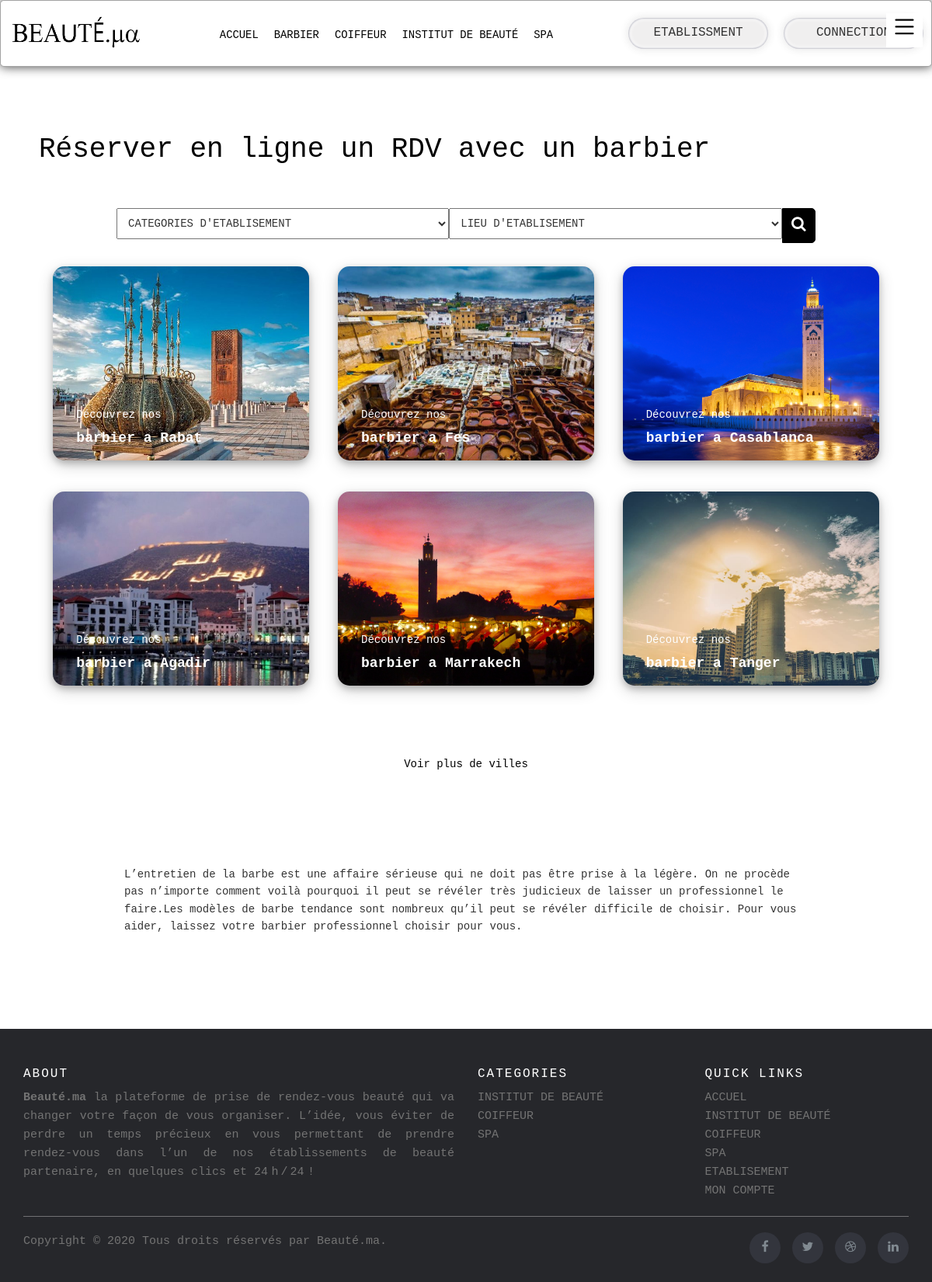
Page /index/etabl.php?cate=3 on the committed database.
### tables this page shows
CREATE TABLE `categories` (
  `categoryId` int(11) NOT NULL,
  `categoryName` varchar(100) NOT NULL,
  `categoryDesc` varchar(500) DEFAULT NULL,
  `categoryKey` varchar(500) DEFAULT NULL
);

### index/etabl.php (the view, shortened to what this page needs)
<!DOCTYPE html>
<html lang="en">
<head>
    <link rel="stylesheet" href="https://cdnjs.cloudflare.com/ajax/libs/font-awesome/4.7.0/css/font-awesome.min.css">
    <link rel="stylesheet" href="https://maxcdn.bootstrapcdn.com/bootstrap/3.3.7/css/bootstrap.min.css">
    <link rel="stylesheet" href="..\style\index.css">
    <link rel="stylesheet" href="..\style\etabl.css">
</head>
<body>
<?php
     require 'navbar.php';
     if(isset($_GET['cate'])){
         $id_cate=$_GET['cate'];
         $q="SELECT * FROM `categories` WHERE `categoryId` =$id_cate";
         $user = $db->query($q)->fetch(PDO::FETCH_ASSOC);
     }
     ?>
     <br><br><br>
    <div class="et" style="max-width:1100px;margin:auto">
        <div >
            <h1 style="color: black;">Réserver en ligne un RDV avec un <?php echo $user['categoryName'];?></h1><br><br>
            <form method="GET" action="et.php" style="max-width:900px;margin:auto">
          <div class="form" >
          <div class="input-container" >
              <select name="cate"  class="input-field" id="cont1" type="text" placeholder="Nom du salon, prestations (coupe...)" name="salon">
                  <option value="">CATEGORIES D'ETABLISEMENT</option>
               </select>
          </div>
          <div class="input-container" >
            <select class="input-field" id="cont2" type="text" name="ville">
                       <option value="Casablanca">LIEU D'ETABLISEMENT	</option>
               </select>
          </div>
          <button type="submit" class="searchButton">
            <i class="fa fa-search"></i>
         </button>
        </div>
        </form>
        </div>
        <div class="ville">
             <div class="ville_1" style="background-image: url(../photo/rabat.jpg);">
                <a href=<?php echo'"et.php?cate='.$id_cate.'&ville=rabat"' ?>> <div id="txt">
                     <p>Découvrez nos</p>
                     <h4> <b> <?php echo $user['categoryName'];?> a Rabat</b></h4>
                     <br>
                 </div></a>
             </div>
            <div class="ville_1" style="background-image: url(../photo/fes.jpg);">
                <a href=<?php echo'"et.php?cate='.$id_cate.'&ville=fes"' ?>><div id="txt">
                    <p>Découvrez nos</p>
                    <h4> <b><?php echo $user['categoryName'];?> a Fes</b></h4>
                </div></a>
            </div> <div class="ville_1" style="background-image: url(../photo/casa.jpg);">
            <a href=<?php echo'"et.php?cate='.$id_cate.'&ville=Casablanca"' ?>><div id="txt">
                <p>Découvrez nos</p>
                <h4> <b><?php echo $user['categoryName'];?> a Casablanca</b></h4>
            </div></a>
            </div> <div class="ville_1" style="background-image: url(../photo/agadir.jpg);">
            <a href=<?php echo'"et.php?cate='.$id_cate.'&ville=Agadir"' ?>><div id="txt">
            <p>Découvrez nos</p>
            <h4> <b><?php echo $user['categoryName'];?> a Agadir</b></h4>
            </div></a>
            </div> <div class="ville_1" style="background-image: url(../photo/kech.jpg);">
             <a href=<?php echo'"et.php?cate='.$id_cate.'&ville=Marrakech"' ?>><div id="txt">
             <p>Découvrez nos</p>
              <h4> <b><?php echo $user['categoryName'];?> a Marrakech</b></h4>
              </div></a>
             </div> <div class="ville_1" style="background-image: url(../photo/tanger.jpg);">
              <a href=<?php echo'"et.php?cate='.$id_cate.'&ville=Tanger"' ?>><div id="txt">
        <p>Découvrez nos</p>
        <h4> <b><?php echo $user['categoryName'];?> a Tanger</b></h4>
    </div></a>
           </div>
       </div>
 <div class="espace"></div>
 <p style="text-align: center;"><a href="#" >Voir plus de villes</a></p>
 <p class="p_et"><?php echo $user['categoryDesc'];?></p>
    </div>
    <?php
    require 'footer.php';
    ?>
</body>
</html>
<head>
</head>

### index/navbar.php (shortened to what this page needs)
<header class="header">
    <h1 class="logo"><a href="#"><img src="../photo/logo.png" alt=""></a></h1>
    <ul class="main-nav" id="ul">
      <li><a href="index.php">ACCUEL</a></li>
      <?php
      $db=Database::connect();
      $stmt = $db->query("SELECT * FROM `categories` ORDER BY `categories`.`categoryName`");
      while ($row = $stmt->fetch()) {
      echo '<a href="etabl.php?cate='.$row['categoryId'].'">'.$row['categoryName'].'</a></li>';
      }
      $existe='';
      ?>
  </ul>
  <ul class="ul-1" id="ul1">
      <li>
          <div class="input">
            <?php
             if($_SESSION['ID'] != NULL){
               if($existe !=''){
                 $link="admin.php";
               }
               else if($existe==''){
                 $link="etablessment.php";
               }
             }
             else $link="login.php";
             ?>
                <form action=<?php echo$link; ?>>
                  <input type="submit" value="ETABLISSMENT">
               </form>
          </div>
      </li>
      <li>
        <div>
          <?php
          if($_SESSION['ID'] != NULL){
            $value="Deconnecte";
            echo'<form method="POST"  >';
            echo'<input type="submit" name='.$value.' value='.$value.'>';
            echo'</form>';
          }
          else{
            $value="Connection";
            echo'<form action="login.php">
            <input type="submit" value="'.$value.'">
            </form>';
          }
          ?>
        </div>
    </li>
  </ul>
  <button class="plus-menu" id="btn1" value="btn1" onclick="menu(this.value)" style="display: block;">
          <div >
        </div>
      </button>
</header>

### style/index.css (style rules this page uses)
* { box-sizing: border-box; }
body { font-family: "Courier New", Courier, monospace ; line-height: 1.6; margin: 0; min-height: 100vh; }
ul { margin: 0; padding: 0; list-style: none; }
.logo { margin: 0; }
.logo img { height: 50px; width: 175px; margin: 0; padding: 0; }
a { text-decoration: none; color: black; }
.main-nav { margin-top: 5px; }
.logo a, .main-nav a { padding: 0px 10px; text-transform: uppercase; text-align: center; display: block; }
.main-nav a { color:black; font-size: .99em; }
.header { padding-top: .5em; padding-bottom: .5em; border: 1px solid #a2a2a2; background-color: #ffffff; box-shadow: 0px 0px 14px 0px rgba(0,0,0,0.75); border-radius: 5px; }
.ul-1 { display: flex; flex-wrap: wrap; justify-content: center; }
.ul-1 li { padding: 15px 10px; text-align: center; }
.ul-1 li input { border: none; margin: auto; width: 180px; height: 40px; background: #f0efef; box-shadow: 0px 0px 10px 2px rgba(59,59,59,0.1), inset 0 0px 0px 0 rgba(0,0,0,0), inset 0 0px 0 0 rgba(255,255,255,0), inset 0 0px 0px 0 rgba(0,0,0,0), inset 0 0px 0px 0 rgba(0,0,0,0), inset 0 0px 2px 1px #C2C2CB, inset 0 0px 5px 2px #FFFFFF; border-radius: 100px; font-size: 16px; font-family: "Courier New", Courier, monospace ; text-transform: uppercase; }
.ul-1 li div { border-radius: 100px; }
.plus-menu { color: black; position: absolute; top: 17px; right: 12px; border: none; background-color: white; }
@media (min-width: 769px) { .header, .main-nav { display: flex; } }
@media (min-width: 769px) { .header { flex-direction: column; align-items: center; } }
@media (min-width: 1025px) { .header { flex-direction: row; justify-content: space-between; } }
@media (min-width: 1025px) { .plus-menu { display: none; } }
@media (min-width: 1025px) { #ul { display: flex; } }
@media (min-width: 1025px) { #ul1 { display: flex; } }
.input-container { display: -ms-flexbox; display: flex; width: 50%; margin-bottom: 15px; }
.searchButton { width: 45px; height: 45px; border: 1px solid black; background: black; text-align: center; color: #fff; border-radius: 0 5px 5px 0; cursor: pointer; font-size: 20px; }
.form { display: flex; flex-direction: row; }
.input-field { width: 100%; padding: 10px; outline: none; }
.espace { height: 70px; width: 100%; background-color: white; }

### style/etabl.css (style rules this page uses)
.ville { width: 100%; height: auto; display: flex; flex-wrap: wrap; justify-content: space-between; align-content: space-between; }
.ville_1 { width: 30%; height: 250px; background-color: blanchedalmond; border-radius: 15px; margin: 20px auto; box-shadow: 0 4px 8px 0 rgba(0, 0, 0, 0.2), 0 6px 20px 0 rgba(0, 0, 0, 0.19); background-size: cover; }
#txt { position: relative; left: 20px; top: 180px; padding: 0px 10px; color: white; text-shadow: white; }
.p_et { padding: 10%; }

### rows in the picture
categories: categoryName "BARBIER", categoryName "barbier", categoryDesc "L’entretien de la barbe est une affaire sérieuse qui ne doit pas être prise à la légère. On ne procède pas n’importe comment voilà pourquoi il peut se révéler très judicieux de laisser un professionnel le faire.Les modèles de barbe tendance sont nombreux qu’il peut se révéler difficile de choisir. Pour vous aider, laissez votre barbier professionnel choisir pour vous."
categories: categoryName "COIFFEUR"
categories: categoryName "INSTITUT DE BEAUTÉ"
categories: categoryName "SPA"
